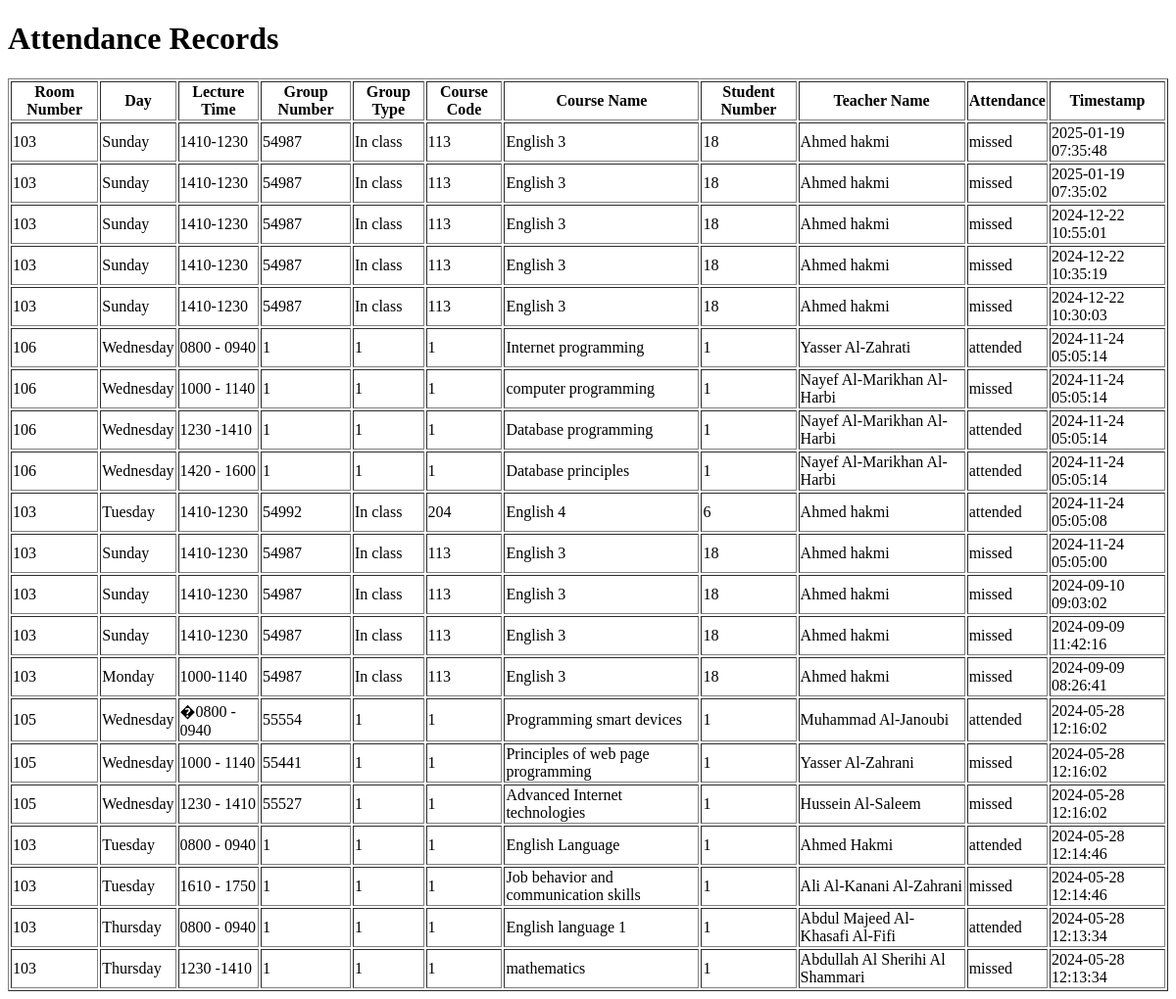
Before: /view_attendance with the older database file.
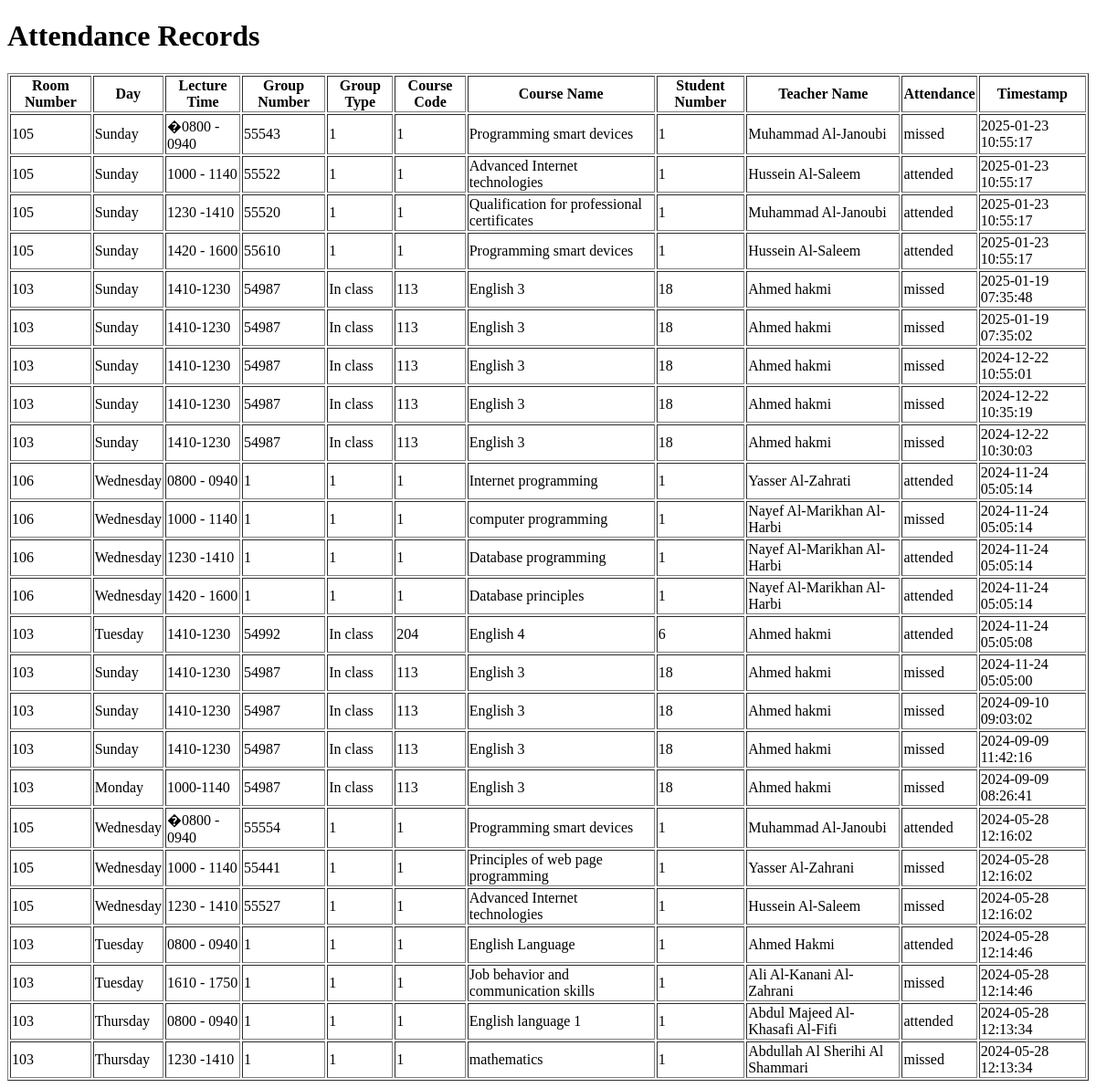
After: the same page with the newer database file.
### tables this page shows
CREATE TABLE attendance (
                 id INTEGER PRIMARY KEY AUTOINCREMENT,
                 room_number TEXT,
                 day TEXT,
                 lecture_time TEXT,
                 group_num TEXT,
                 group_type TEXT,
                 course_code TEXT,
                 course_name TEXT,
                 stu_num TEXT,
                 teacher_name TEXT,
                 attendance TEXT,
                 timestamp DATETIME DEFAULT CURRENT_TIMESTAMP
                 );

### main.py (the view)
@app.route('/view_attendance')
def view_attendance():
    conn = sqlite3.connect('room.db')
    c = conn.cursor()
    c.execute("SELECT * FROM attendance WHERE attendance IN ('attended', 'missed') ORDER BY timestamp DESC")
    attendance_records = c.fetchall()
    conn.close()
    return render_template('view_attendance.html', attendance_records=attendance_records)

### templates/view_attendance.html (shortened to what this page needs)
<!DOCTYPE html>
<html>
<head>
</head>
<body>
    <h1>Attendance Records</h1>
    <table border="1">
        <tr>
            <th>Room Number</th>
            <th>Day</th>
            <th>Lecture Time</th>
            <th>Group Number</th>
            <th>Group Type</th>
            <th>Course Code</th>
            <th>Course Name</th>
            <th>Student Number</th>
            <th>Teacher Name</th>
            <th>Attendance</th>
            <th>Timestamp</th>
        </tr>
        {% for record in attendance_records %}
        <tr>
            <td>{{ record[1] }}</td>
            <td>{{ record[2] }}</td>
            <td>{{ record[3] }}</td>
            <td>{{ record[4] }}</td>
            <td>{{ record[5] }}</td>
            <td>{{ record[6] }}</td>
            <td>{{ record[7] }}</td>
            <td>{{ record[8] }}</td>
            <td>{{ record[9] }}</td>
            <td>{{ record[10] }}</td>
            <td>{{ record[11] }}</td>
        </tr>
        {% endfor %}
    </table>
</body>
</html>

Changed rows visible on the page:
added attendance: room_number "105", day "Sunday", lecture_time "�0800 - 0940", group_num "55543", group_type "1", course_code "1", course_name "Programming smart devices", stu_num "1", teacher_name "Muhammad Al-Janoubi", attendance "missed", timestamp "2025-01-23 10:55:17"
added attendance: room_number "105", day "Sunday", lecture_time "1000 - 1140", group_num "55522", group_type "1", course_code "1", course_name "Advanced Internet technologies", stu_num "1", teacher_name "Hussein Al-Saleem", attendance "attended", timestamp "2025-01-23 10:55:17"
added attendance: room_number "105", day "Sunday", lecture_time "1230 -1410", group_num "55520", group_type "1", course_code "1", course_name "Qualification for professional certificates", stu_num "1", teacher_name "Muhammad Al-Janoubi", attendance "attended", timestamp "2025-01-23 10:55:17"
added attendance: room_number "105", day "Sunday", lecture_time "1420 - 1600", group_num "55610", group_type "1", course_code "1", course_name "Programming smart devices", stu_num "1", teacher_name "Hussein Al-Saleem", attendance "attended", timestamp "2025-01-23 10:55:17"
